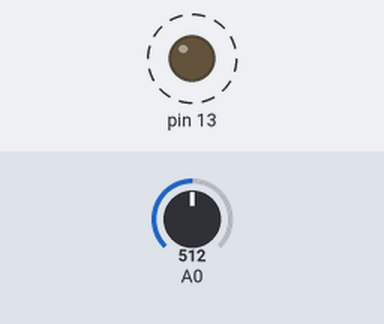
Simulated run of this sketch. Board: Arduino Uno, built with avr-gcc and run on an emulated ATmega328P. Parts: output pins drawn as LEDs (lit = HIGH). Dashed ring = blinking. The inputs (shaded band) are chosen by the test bench; at power-on: A0 = 512. No radio packets arrive unless stated.

Above: at 0.5 s.
Timing chart, 0 to 3.0 s (numbered marks = the images above):
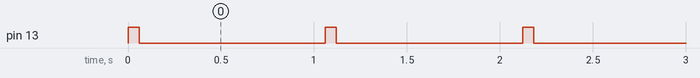

Measured:
- by itself, pin 13: alternates HIGH for 0.06 s and LOW for 1.0 s

The sketch:

_433_Mhz_modul_transmitter.ino
```cpp
/*
simple transmit test for the 433 MHz modules for Arduino
Made by Sean Bailey
www.baileytec.net
*/


#include <VirtualWire.h>

void setup() {
  pinMode(13,OUTPUT);
  vw_set_tx_pin(12); //set our transmit pin to pin 12
  vw_setup(4000);// speed of data transfer in bps, can max out at 10000
}

void loop(){
  int sensorValue = analogRead(A0);
  String myString = String(sensorValue);

  int str_len = myString.length() + 1;
  char char_array[str_len];
  myString.toCharArray(char_array, str_len);

  Serial.println(sensorValue);

//  char[] c = myString.toCharArray(char_array, str_len);


  char *senddata = char_array;
  digitalWrite(13,1); //this blinks the onboard LED so we know the system is indeed transmitting
  vw_send((uint8_t *)senddata, strlen(senddata));
  vw_wait_tx(); // Wait until the whole message is gone
  digitalWrite(13,0); //turns the LED off
  delay(1000); //wait a second between transfers

}
```
